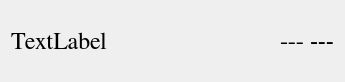
<?xml version="1.0" encoding="UTF-8"?>
<ui version="4.0">
 <class>ShortForecastWidget</class>
 <widget class="QWidget" name="ShortForecastWidget">
  <property name="geometry">
   <rect>
    <x>0</x>
    <y>0</y>
    <width>345</width>
    <height>82</height>
   </rect>
  </property>
  <property name="sizePolicy">
   <sizepolicy hsizetype="Expanding" vsizetype="Fixed">
    <horstretch>0</horstretch>
    <verstretch>0</verstretch>
   </sizepolicy>
  </property>
  <property name="windowTitle">
   <string>Form</string>
  </property>
  <layout class="QHBoxLayout" name="horizontalLayout">
   <item>
    <widget class="QLabel" name="location">
     <property name="font">
      <font>
       <family>FreeSerif</family>
       <pointsize>18</pointsize>
       <italic>false</italic>
      </font>
     </property>
     <property name="text">
      <string>TextLabel</string>
     </property>
    </widget>
   </item>
   <item>
    <spacer name="horizontalSpacer">
     <property name="orientation">
      <enum>Qt::Horizontal</enum>
     </property>
     <property name="sizeHint" stdset="0">
      <size>
       <width>40</width>
       <height>20</height>
      </size>
     </property>
    </spacer>
   </item>
   <item>
    <widget class="QLabel" name="weatherIcon">
     <property name="sizePolicy">
      <sizepolicy hsizetype="Preferred" vsizetype="Preferred">
       <horstretch>0</horstretch>
       <verstretch>0</verstretch>
      </sizepolicy>
     </property>
     <property name="maximumSize">
      <size>
       <width>64</width>
       <height>64</height>
      </size>
     </property>
     <property name="baseSize">
      <size>
       <width>0</width>
       <height>0</height>
      </size>
     </property>
     <property name="text">
      <string/>
     </property>
     <property name="pixmap">
      <pixmap resource="resources.qrc">:/resources/weather_template.png</pixmap>
     </property>
     <property name="scaledContents">
      <bool>true</bool>
     </property>
    </widget>
   </item>
   <item>
    <widget class="QLabel" name="temperature">
     <property name="font">
      <font>
       <family>FreeSerif</family>
       <pointsize>18</pointsize>
      </font>
     </property>
     <property name="text">
      <string>---</string>
     </property>
    </widget>
   </item>
   <item>
    <widget class="QLabel" name="unit">
     <property name="sizePolicy">
      <sizepolicy hsizetype="Preferred" vsizetype="Minimum">
       <horstretch>0</horstretch>
       <verstretch>0</verstretch>
      </sizepolicy>
     </property>
     <property name="maximumSize">
      <size>
       <width>32</width>
       <height>32</height>
      </size>
     </property>
     <property name="baseSize">
      <size>
       <width>0</width>
       <height>0</height>
      </size>
     </property>
     <property name="font">
      <font>
       <pointsize>18</pointsize>
      </font>
     </property>
     <property name="text">
      <string notr="true">---</string>
     </property>
     <property name="scaledContents">
      <bool>false</bool>
     </property>
    </widget>
   </item>
  </layout>
 </widget>
 <resources>
  <include location="resources.qrc"/>
 </resources>
 <connections/>
</ui>
